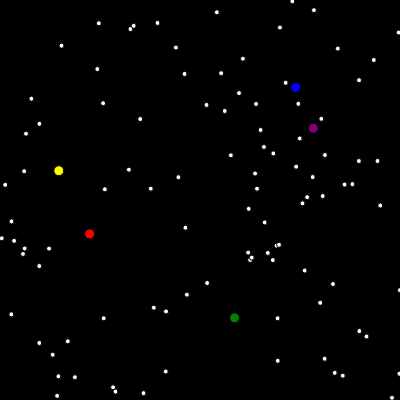
Frame 1 (no input)
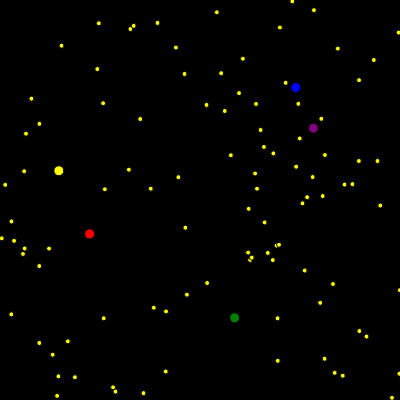
Frame 60 (no input)
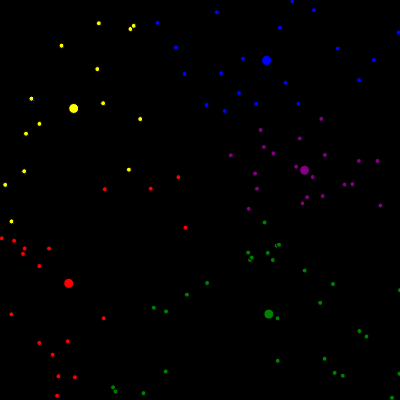
Frame 120 (the mouse pressed at the canvas centre since frame 60)

The p5.js sketch that drew these frames (run headless with seeded random() and noise() and a simulated clock; from frame 60 on, the mouse is pressed at the canvas centre):

// p5.js sketch
// ── sketch.js
var points = [];
var centroids = []
var centroidsTwo = []
var colors = ['red', 'blue', 'green', 'purple', 'yellow']

function setup() {
  createCanvas(400, 400)

  for (var i = 0; i < 100; i++) {
    points.push(new Point( dimensions=[random(width), random(height)] ));
  }
  for (var i = 0; i < 5; i++) {
    var color = colors[i]
    centroids.push(new Centroid(
      id=i,
      dimensions=[ random(width), random(height) ],
      color=color
    ));
  }
}

function draw() {
  background(0);
  for (point of points) {
    if (point.closestCentroid) {
      fill(point.closestCentroid.color)
    }
    ellipse(point.dimensions[0], point.dimensions[1], 5, 5);
  }
  for (centroid of centroids) {
    centroid.display()
  }
  for (var i = 0; i < centroids.length; i++) {
    var centroid = centroids[i]
  }
}

function findEuclideanDistance(pointDimensions, centroidDimensions) {
  // Euclidian distance - a squared + b squared = c squared
  var squaredErrorTotal = 0;
  for (var i = 0; i < pointDimensions.length; i++) {
    squaredErrorTotal += Math.pow(pointDimensions[i] - centroidDimensions[i], 2);
  }
  var euclideanDistance = Math.sqrt(squaredErrorTotal);
  return euclideanDistance;
}

function kmeans(points, centroids) {
  for (point of points) {
    point.reset();
    for (centroid of centroids) {
      centroid.points = [];
      var euclideanDistance = findEuclideanDistance(centroid.dimensions, point.dimensions);
      // If we don't yet have a closest Centroid or if distance to this centroid is less than others,
      // assign it as closest
      if (!point.closestCentroidDistance || euclideanDistance < point.closestCentroidDistance) {
        point.assignClosest(centroid, euclideanDistance);
        centroid.add(point);
      }
    }
  }
  findAverageLocation()
}

function findAverageLocation() {
  for (centroid of centroids) {
    centroid.reset();
    for (point of points) {
      // For each point, add up the total for each dimension (e.g [0] is x, [1] is y)
      if (point.closestCentroid == centroid) {
        for (var i = 0; i < point.dimensions.length; i++) {
          if (!centroid.pointDimensionTotals[i]) {
            centroid.pointDimensionTotals[i] = point.dimensions[i];
          } else {
            centroid.pointDimensionTotals[i] += point.dimensions[i];
          }
        }
        centroid.pointCount += 1;
      }
    }
    // For each dimension, take total and divide by count to get average
    for (var i = 0; i < centroid.dimensions.length; i++) {
      centroid.dimensions[i] = centroid.pointDimensionTotals[i] / centroid.pointCount;
    }
  }
}

function mousePressed() {
  kmeans(points, centroids)
}

// ── Centroid.js
class Centroid {
  constructor(id, dimensions, color) {
    this.id = id;
    this.dimensions = dimensions;
    this.color = color;
    this.points = [];
    this.pointDimensionTotals = [];
    this.pointCount = 0;
  }
}

Centroid.prototype.display = function() {
  fill(this.color);
  ellipse(this.dimensions[0], this.dimensions[1], 10, 10);
}

Centroid.prototype.reset = function() {
  this.pointDimensionTotals = [];
  this.pointCount = 0;
}

Centroid.prototype.add = function(point) {
  this.points.push(point);
}

// ── Point.js
class Point {
  constructor(dimensions) {
    this.dimensions = dimensions;
    this.closestCentroid;
    this.closestCentroidDistance;
  }
}

Point.prototype.reset = function() {
  this.closestCentroid = undefined;
  this.closestCentroidDistance = undefined;
}

Point.prototype.assignClosest = function(centroid, euclideanDistance) {
  this.closestCentroidDistance = euclideanDistance;
  this.closestCentroid = centroid;
}
